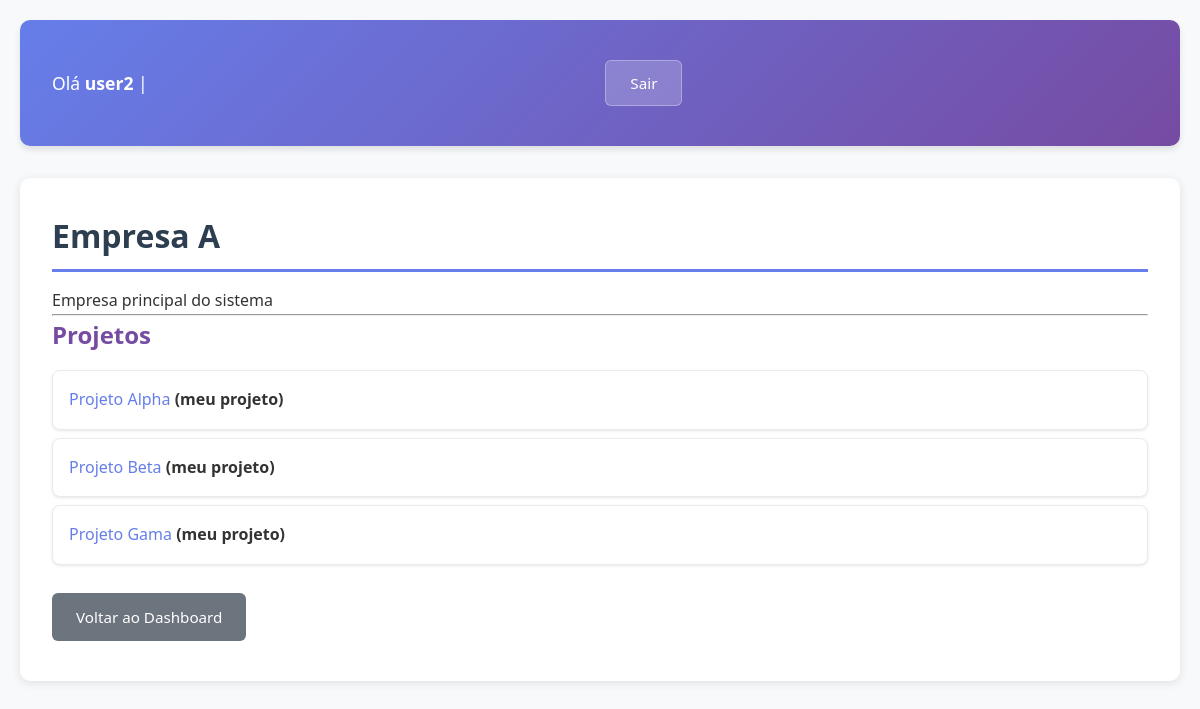
Page /empresas/31/ (signed in) on the committed database.
### core/models.py (models this page shows, shortened)
class Empresa(models.Model):
    nome = models.CharField(max_length=255)
    criador = models.ForeignKey(User, on_delete=models.CASCADE, related_name="empresas_criadas")
    descricao = models.TextField(blank=True)
    created_at = models.DateTimeField(auto_now_add=True)

class Projeto(models.Model):
    nome = models.CharField(max_length=255)
    empresa = models.ForeignKey(Empresa, on_delete=models.CASCADE, related_name="projetos")
    criador = models.ForeignKey(User, on_delete=models.CASCADE, related_name="projetos_criados")
    membros = models.ManyToManyField(User, related_name="projetos_participando", blank=True)
    descricao = models.TextField(blank=True)
    created_at = models.DateTimeField(auto_now_add=True)

### core/views.py (the view)
# urls.py: path('empresas/<int:pk>/', views.empresa_detail, name='empresa_detail'),
@login_required
def empresa_detail(request, pk):
    empresa = get_object_or_404(Empresa, pk=pk)
    projetos = empresa.projetos.filter(Q(criador=request.user) | Q(membros=request.user)).distinct()
    return render(request, 'core/empresas/detail.html', {'empresa': empresa, 'projetos': projetos})

### core/templates/core/empresas/detail.html (shortened to what this page needs)
{% extends "core/base.html" %}
{% block content %}
<h2>{{ empresa.nome }}</h2>
<p>{{ empresa.descricao }}</p>
<hr>
<h3>Projetos</h3>
<ul>
{% for projeto in projetos %}
    <li>
        <a href="{% url 'core:projeto_detail' projeto.id %}">
            {{ projeto.nome }}
        </a>
        {% if projeto.criador == user %} <strong>(meu projeto)</strong> {% endif %}
    </li>
{% empty %}
    <li>Não há projetos em que participo</li>
{% endfor %}
</ul>
<div style="margin-top: 20px;">
    <a href="{% url 'core:dashboard' %}" class="btn btn-secondary">Voltar ao Dashboard</a>
</div>
{% endblock %}

### core/templates/core/base.html (shortened to what this page needs)
<!DOCTYPE html>
<html>
<head>
    {% load static %}
    <link rel="stylesheet" href="{% static 'core/css/style.css' %}">
</head>
<body>
    <header>
        <div class="user-info">
            {% if user.is_authenticated %}
                <p>
                    Olá <strong>{{ user.username }}</strong> |
                    <form method="post" action="{% url 'logout' %}" class="logout-form" style="display: inline;">
                        <button type="submit" class="btn logout-btn">Sair</button>
                    </form>
                </p>
            {% else %}
                {% if not request.path == '/login/' and not request.path == '/accounts/login/' %}
                    <p><a href="{% url 'login' %}" class="login-link">Entrar</a></p>
                {% endif %}
            {% endif %}
        </div>
    </header>
    <main class="content">
        {% block content %}
        {% endblock %}
    </main>
    {% load static %}
</body>
</html>

### core/static/core/css/style.css (style rules this page uses)
* { margin: 0; padding: 0; box-sizing: border-box; }
body { font-family: 'Segoe UI', Tahoma, Geneva, Verdana, sans-serif; line-height: 1.6; color: #333; background-color: #f8f9fa; padding: 20px; max-width: 1200px; margin: 0 auto; }
header { background: linear-gradient(135deg, #667eea 0%, #764ba2 100%); color: white; padding: 1rem 2rem; border-radius: 10px; margin-bottom: 2rem; box-shadow: 0 4px 6px rgba(0, 0, 0, 0.1); }
.user-info { display: flex; justify-content: space-between; align-items: center; flex-wrap: wrap; gap: 1rem; }
.user-info p { margin: 0; font-size: 1.1rem; }
.btn, button, input[type="submit"] { display: inline-block; padding: 0.75rem 1.5rem; margin: 0.5rem 0.5rem 0.5rem 0; border: none; border-radius: 6px; text-decoration: none; font-weight: 500; text-align: center; cursor: pointer; transition: all 0.3s ease; font-size: 0.95rem; font-family: inherit; }
.btn-secondary { background: #6c757d; color: white; }
.logout-btn { background: rgba(255, 255, 255, 0.2) !important; color: white !important; border: 1px solid rgba(255, 255, 255, 0.3) !important; }
.content { background: white; padding: 2rem; border-radius: 10px; box-shadow: 0 2px 10px rgba(0, 0, 0, 0.1); margin-bottom: 2rem; animation: fadeIn 0.5s ease; }
h1, h2, h3 { color: #2c3e50; margin-bottom: 1rem; }
h2 { font-size: 2rem; border-bottom: 3px solid #667eea; padding-bottom: 0.5rem; }
h3 { font-size: 1.5rem; color: #764ba2; }
ul { list-style: none; margin: 1rem 0; }
li { background: white; margin: 0.5rem 0; padding: 1rem; border-radius: 8px; border: 1px solid #e9ecef; transition: all 0.3s ease; box-shadow: 0 1px 3px rgba(0, 0, 0, 0.1); }
li a { text-decoration: none; color: #2c3e50; font-weight: 500; display: block; }
form { margin: 1rem 0; }
.content ul li a { background: transparent !important; color: #2c3e50 !important; text-decoration: none !important; padding: 0 !important; margin: 0 !important; display: inline !important; }
a:not([class*="btn"]):not(.login-link) { background: transparent !important; color: #667eea !important; text-decoration: none !important; }

### rows in the picture
Empresa: nome "Empresa A", descricao "Empresa principal do sistema"
Projeto: nome "Projeto Alpha", shows "(meu projeto)"
Projeto: nome "Projeto Beta", shows "(meu projeto)"
Projeto: nome "Projeto Gama", shows "(meu projeto)"

### other values in the picture
{{ user.username }} "user2"
